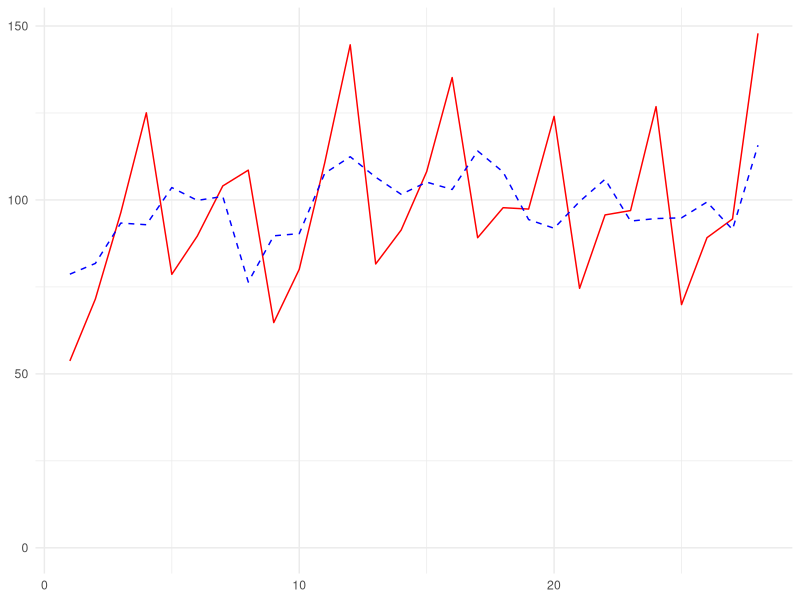
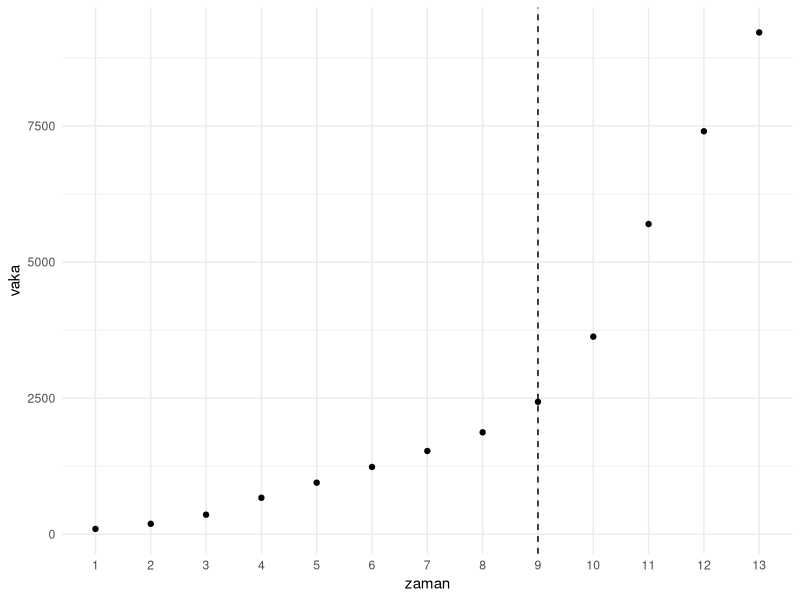

These charts were generated, in order, by the following R code:
## ---- chunk 1

library(readxl);library(tidyverse);library(magrittr);library(segmented)

setwd("C:/Users/datanerd/Desktop/Github/rEkonometri/data")
df1 <- read_excel("Table1_1.xls")
df2 <- read_excel("Table3_6.xls")
df3 <- read_excel("Table3_10.xls")

## ---- chunk 2

df1 %<>% 
  dplyr::select(wage, female, nonwhite, union, education, exper)

model <- lm(formula = wage ~ female + nonwhite + union + education + exper, data = df1)
summary(model)

## ---- chunk 3

df1 %<>% 
  mutate(female_nonwhite = female * nonwhite)

model <- lm(formula = wage ~ female + nonwhite + union + education + exper + female_nonwhite, data = df1)
summary(model)

## ---- chunk 4

df1 %<>% 
  mutate(female_educ = female * education,
         nonwhite_educ = nonwhite * education,
         union_educ = union * education,
         female_exper = female * exper,
         nonwhite_exper = nonwhite * exper,
         union_exper = union * exper)

model <- lm(formula = wage ~ female + nonwhite + union + education + exper + female_educ + nonwhite_educ + union_educ + female_exper + nonwhite_exper + union_exper, data = df1)
summary(model)

## ---- chunk 5

model <- lm(formula = wage ~ female + nonwhite + union + education + exper + female_educ + nonwhite_educ + female_exper, data = df1)
summary(model)

## ---- chunk 6

df1 %<>% 
  mutate(lnwage = log(wage))

model <- lm(formula = lnwage ~ female + nonwhite + union + education + exper, data = df1)
summary(model)

## ---- chunk 7

exp(as.numeric(model$coefficients[2])) - 1 #%24.92 yerine %22.05 koyun.

## ---- chunk 8

exp(as.numeric(model$coefficients[3])) - 1 #%13.35 yerine %12.50 koyun.

## ---- chunk 9

exp(as.numeric(model$coefficients[4])) - 1 #%18.02 yerine %19.75 koyun.

## ---- chunk 10

df2 %<>% 
  dplyr::select(obs, gps, gpi)

str(df2)

## ---- chunk 11

df2 %<>% 
  mutate(r81 = ifelse(obs > 1980, 1, 0))

model <- lm(formula = gpi ~ gps, data = df2)
summary(model)

## ---- chunk 12

model <- lm(formula = gpi ~ gps + r81, data = df2)
summary(model)

## ---- chunk 13

df2 %<>% 
  mutate(gps_r81 = gps * r81)

model <- lm(formula = gpi ~ gps + r81 + gps_r81, data = df2)
summary(model)

## ---- chunk 14

df3 %<>% 
  dplyr::select(sales, d2, d3, d4, rpdi, conf)

str(df3)

## ---- chunk 15

model <- lm(formula = sales ~ d2 + d3 + d4, data = df3)
summary(model)

## ---- chunk 16

df3$tahmin <- model$fitted.values

## ---- chunk 17

df3$kalinti <- df3$sales - df3$tahmin

## ---- chunk 18

df3$arindirilmis <- mean(df3$sales) + df3$kalinti

## ---- chunk 19

ggplot(df3, aes(x = as.numeric(row.names(df3)))) +
  geom_line(aes(y = sales), color = "red") +
  geom_line(aes(y = arindirilmis), color = "blue", linetype = "dashed") +
  theme_minimal() +
  theme(axis.title = element_blank()) +
  scale_y_continuous(limits = c(0,NA))

## ---- chunk 20

model <- lm(formula = sales ~ d2 + d3 + d4 + rpdi + conf, data = df3)
summary(model)

## ---- chunk 21

df3 %<>% 
  mutate(d2_rpdi = d2*rpdi,
         d3_rpdi = d3*rpdi,
         d4_rpdi = d4*rpdi,
         d2_conf = d2*conf,
         d3_conf = d3*conf,
         d4_conf = d4*conf)

model <- lm(formula = sales ~ d2 + d3 + d4 + rpdi + conf + d2_rpdi + d3_rpdi + d4_rpdi + d2_conf + d3_conf + d4_conf, data = df3)
summary(model)

## ---- chunk 22

zaman <- seq(1,13,1)
vaka <- c(98, 192, 359, 670, 947, 1236, 1529, 1872, 2433, 3629, 5698, 7402, 9217)
df <- data.frame(zaman = zaman, vaka = vaka)

ggplot(df, aes(x = factor(zaman), y = vaka)) +
  geom_point() +
  geom_vline(xintercept = 9, linetype = "dashed") +
  theme_minimal() +
  labs(x = "zaman")

## ---- chunk 23

df$A <- df$zaman - 9 #eşik değerden çıkar.
df$D <- ifelse(df$A > 0, 1, 0) #0'dan büyükse 1; değilse 0 ata.
df$AD <- df$A * df$D #her iki sütunu çarp.

model <- lm(formula = vaka ~ zaman + AD, data = df)
summary(model)

## ---- chunk 24

#Paket yardımı ile aşağıdaki gibi bulunabilir:
model <- segmented(obj = lm(vaka ~ zaman, data = df), seg.Z = ~zaman, psi = list(zaman = 9)) #Kırılma birden fazla ise c(...) ile eklenebilir.
#summary(model)
#slope(model)
